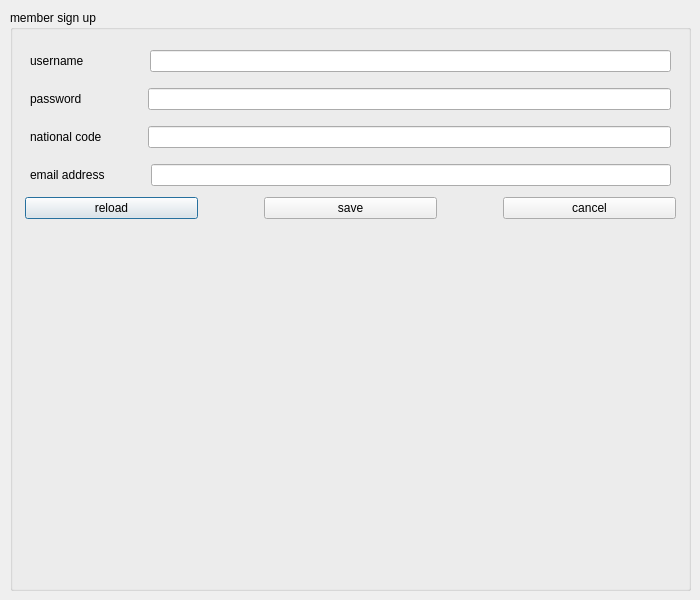
<?xml version="1.0" encoding="UTF-8"?>
<ui version="4.0">
 <class>msignup</class>
 <widget class="QDialog" name="msignup">
  <property name="geometry">
   <rect>
    <x>0</x>
    <y>0</y>
    <width>700</width>
    <height>600</height>
   </rect>
  </property>
  <property name="sizePolicy">
   <sizepolicy hsizetype="Minimum" vsizetype="Fixed">
    <horstretch>0</horstretch>
    <verstretch>0</verstretch>
   </sizepolicy>
  </property>
  <property name="maximumSize">
   <size>
    <width>700</width>
    <height>600</height>
   </size>
  </property>
  <property name="windowTitle">
   <string>Dialog</string>
  </property>
  <widget class="QGroupBox" name="groupBox">
   <property name="geometry">
    <rect>
     <x>10</x>
     <y>10</y>
     <width>681</width>
     <height>581</height>
    </rect>
   </property>
   <property name="title">
    <string>member sign up</string>
   </property>
   <widget class="QWidget" name="verticalWidget" native="true">
    <property name="geometry">
     <rect>
      <x>10</x>
      <y>30</y>
      <width>661</width>
      <height>541</height>
     </rect>
    </property>
    <property name="sizePolicy">
     <sizepolicy hsizetype="Fixed" vsizetype="Fixed">
      <horstretch>0</horstretch>
      <verstretch>0</verstretch>
     </sizepolicy>
    </property>
    <property name="minimumSize">
     <size>
      <width>0</width>
      <height>0</height>
     </size>
    </property>
    <property name="maximumSize">
     <size>
      <width>700</width>
      <height>600</height>
     </size>
    </property>
    <layout class="QVBoxLayout" name="verticalLayout">
     <property name="leftMargin">
      <number>0</number>
     </property>
     <property name="topMargin">
      <number>0</number>
     </property>
     <property name="rightMargin">
      <number>0</number>
     </property>
     <property name="bottomMargin">
      <number>0</number>
     </property>
     <item>
      <widget class="QWidget" name="verticalWidget" native="true">
       <property name="sizePolicy">
        <sizepolicy hsizetype="Fixed" vsizetype="Fixed">
         <horstretch>0</horstretch>
         <verstretch>0</verstretch>
        </sizepolicy>
       </property>
       <property name="maximumSize">
        <size>
         <width>800</width>
         <height>16777215</height>
        </size>
       </property>
       <layout class="QVBoxLayout" name="verticalLayout_2">
        <property name="leftMargin">
         <number>5</number>
        </property>
        <property name="topMargin">
         <number>5</number>
        </property>
        <property name="rightMargin">
         <number>5</number>
        </property>
        <property name="bottomMargin">
         <number>5</number>
        </property>
        <item>
         <layout class="QHBoxLayout" name="horizontalLayout_2">
          <property name="leftMargin">
           <number>5</number>
          </property>
          <property name="topMargin">
           <number>5</number>
          </property>
          <property name="rightMargin">
           <number>5</number>
          </property>
          <property name="bottomMargin">
           <number>5</number>
          </property>
          <item>
           <widget class="QLabel" name="username">
            <property name="sizePolicy">
             <sizepolicy hsizetype="Fixed" vsizetype="Fixed">
              <horstretch>0</horstretch>
              <verstretch>0</verstretch>
             </sizepolicy>
            </property>
            <property name="minimumSize">
             <size>
              <width>50</width>
              <height>0</height>
             </size>
            </property>
            <property name="text">
             <string>username</string>
            </property>
           </widget>
          </item>
          <item>
           <spacer name="horizontalSpacer_2">
            <property name="orientation">
             <enum>Qt::Horizontal</enum>
            </property>
            <property name="sizeType">
             <enum>QSizePolicy::Fixed</enum>
            </property>
            <property name="sizeHint" stdset="0">
             <size>
              <width>60</width>
              <height>20</height>
             </size>
            </property>
           </spacer>
          </item>
          <item>
           <widget class="QLineEdit" name="userline"/>
          </item>
         </layout>
        </item>
        <item>
         <layout class="QHBoxLayout" name="horizontalLayout_3">
          <property name="leftMargin">
           <number>5</number>
          </property>
          <property name="topMargin">
           <number>5</number>
          </property>
          <property name="rightMargin">
           <number>5</number>
          </property>
          <property name="bottomMargin">
           <number>5</number>
          </property>
          <item>
           <widget class="QLabel" name="password">
            <property name="text">
             <string>password</string>
            </property>
           </widget>
          </item>
          <item>
           <spacer name="horizontalSpacer_3">
            <property name="orientation">
             <enum>Qt::Horizontal</enum>
            </property>
            <property name="sizeType">
             <enum>QSizePolicy::Fixed</enum>
            </property>
            <property name="sizeHint" stdset="0">
             <size>
              <width>60</width>
              <height>20</height>
             </size>
            </property>
           </spacer>
          </item>
          <item>
           <widget class="QLineEdit" name="passline">
            <property name="echoMode">
             <enum>QLineEdit::Password</enum>
            </property>
           </widget>
          </item>
         </layout>
        </item>
        <item>
         <layout class="QHBoxLayout" name="horizontalLayout">
          <property name="leftMargin">
           <number>5</number>
          </property>
          <property name="topMargin">
           <number>5</number>
          </property>
          <property name="rightMargin">
           <number>5</number>
          </property>
          <property name="bottomMargin">
           <number>5</number>
          </property>
          <item>
           <widget class="QLabel" name="label">
            <property name="text">
             <string>national code</string>
            </property>
           </widget>
          </item>
          <item>
           <spacer name="horizontalSpacer">
            <property name="orientation">
             <enum>Qt::Horizontal</enum>
            </property>
            <property name="sizeType">
             <enum>QSizePolicy::Fixed</enum>
            </property>
            <property name="sizeHint" stdset="0">
             <size>
              <width>40</width>
              <height>20</height>
             </size>
            </property>
           </spacer>
          </item>
          <item>
           <widget class="QLineEdit" name="ncodeline"/>
          </item>
         </layout>
        </item>
        <item>
         <layout class="QHBoxLayout" name="horizontalLayout_5">
          <property name="leftMargin">
           <number>5</number>
          </property>
          <property name="topMargin">
           <number>5</number>
          </property>
          <property name="rightMargin">
           <number>5</number>
          </property>
          <property name="bottomMargin">
           <number>5</number>
          </property>
          <item>
           <widget class="QLabel" name="label_2">
            <property name="text">
             <string>email address</string>
            </property>
           </widget>
          </item>
          <item>
           <spacer name="horizontalSpacer_6">
            <property name="orientation">
             <enum>Qt::Horizontal</enum>
            </property>
            <property name="sizeType">
             <enum>QSizePolicy::Fixed</enum>
            </property>
            <property name="sizeHint" stdset="0">
             <size>
              <width>40</width>
              <height>20</height>
             </size>
            </property>
           </spacer>
          </item>
          <item>
           <widget class="QLineEdit" name="emailline"/>
          </item>
         </layout>
        </item>
        <item>
         <layout class="QHBoxLayout" name="horizontalLayout_4">
          <property name="leftMargin">
           <number>0</number>
          </property>
          <property name="topMargin">
           <number>0</number>
          </property>
          <property name="rightMargin">
           <number>0</number>
          </property>
          <property name="bottomMargin">
           <number>0</number>
          </property>
          <item>
           <widget class="QPushButton" name="reload">
            <property name="text">
             <string>reload</string>
            </property>
           </widget>
          </item>
          <item>
           <spacer name="horizontalSpacer_4">
            <property name="orientation">
             <enum>Qt::Horizontal</enum>
            </property>
            <property name="sizeType">
             <enum>QSizePolicy::Fixed</enum>
            </property>
            <property name="sizeHint" stdset="0">
             <size>
              <width>60</width>
              <height>20</height>
             </size>
            </property>
           </spacer>
          </item>
          <item>
           <widget class="QPushButton" name="save">
            <property name="text">
             <string>save</string>
            </property>
           </widget>
          </item>
          <item>
           <spacer name="horizontalSpacer_5">
            <property name="orientation">
             <enum>Qt::Horizontal</enum>
            </property>
            <property name="sizeType">
             <enum>QSizePolicy::Fixed</enum>
            </property>
            <property name="sizeHint" stdset="0">
             <size>
              <width>60</width>
              <height>20</height>
             </size>
            </property>
           </spacer>
          </item>
          <item>
           <widget class="QPushButton" name="cancel">
            <property name="text">
             <string>cancel</string>
            </property>
           </widget>
          </item>
         </layout>
        </item>
       </layout>
      </widget>
     </item>
     <item>
      <widget class="QWidget" name="back" native="true">
       <property name="styleSheet">
        <string notr="true">#back
{
	border-image: url(:/new/prefix8/login.jpg);
}</string>
       </property>
       <layout class="QVBoxLayout" name="verticalLayout_3">
        <property name="leftMargin">
         <number>0</number>
        </property>
        <property name="topMargin">
         <number>0</number>
        </property>
        <property name="rightMargin">
         <number>0</number>
        </property>
        <property name="bottomMargin">
         <number>0</number>
        </property>
       </layout>
      </widget>
     </item>
    </layout>
   </widget>
  </widget>
 </widget>
 <resources/>
 <connections/>
</ui>
